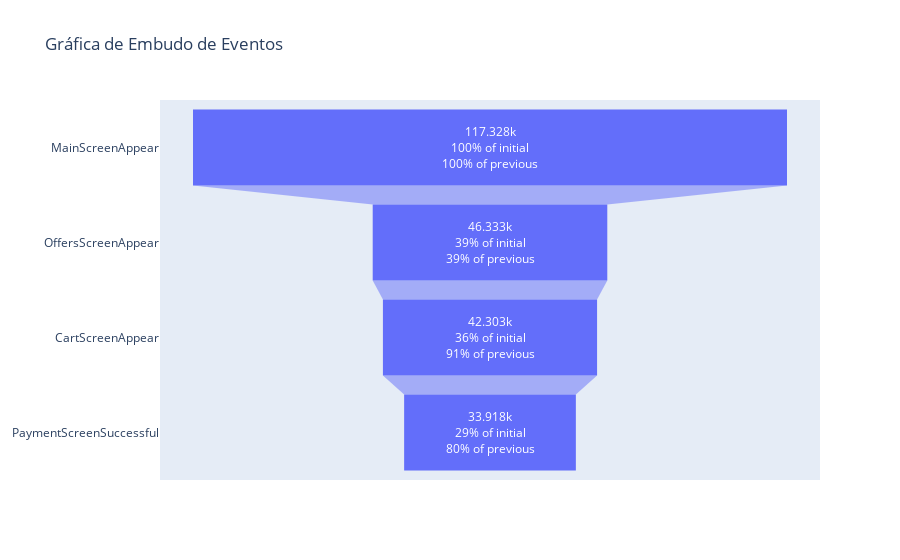

Notebook cell for this chart:
### Markdown cell above
**Eventos representados en la gráfica:**

1. **MainScreenAppear**: El evento con la mayor cantidad de usuarios, con **40,562k usuarios**. Es el punto inicial del embudo y representa el 100% tanto en términos absolutos como relativos.
   
2. **OffersScreenAppear**: De los usuarios que llegaron al primer evento, solo **16,387k** (aproximadamente el 40% de los usuarios iniciales) continuaron hacia este evento. Esto indica una caída significativa, con una retención del 40% respecto al evento inicial.
   
3. **CartScreenAppear**: Luego, **15,179k usuarios** pasan al evento del carrito de compras, lo que representa el 37% del total de usuarios iniciales. También hay una retención del **93%** respecto al evento inmediatamente anterior (OffersScreenAppear).

4. **PaymentScreenSuccessful**: Finalmente, **12,085k usuarios** completaron el proceso de pago, representando el **30** del total inicial y el **80%** de los que llegaron al evento anterior (CartScreenAppear).

### Code cell
embudo(data)

### Figure 1 — Plotly figure (JSON) as saved in the notebook; plotly's stock layout.template omitted (floating-point values rounded to 4 significant figures)
{"data": [{"textinfo": "value+percent previous+percent initial", "type": "funnel", "x": [117328, 46333, 42303, 33918], "y": ["MainScreenAppear", "OffersScreenAppear", "CartScreenAppear", "PaymentScreenSuccessful"]}], "layout": {"title": {"text": "Gráfica de Embudo de Eventos"}}}
